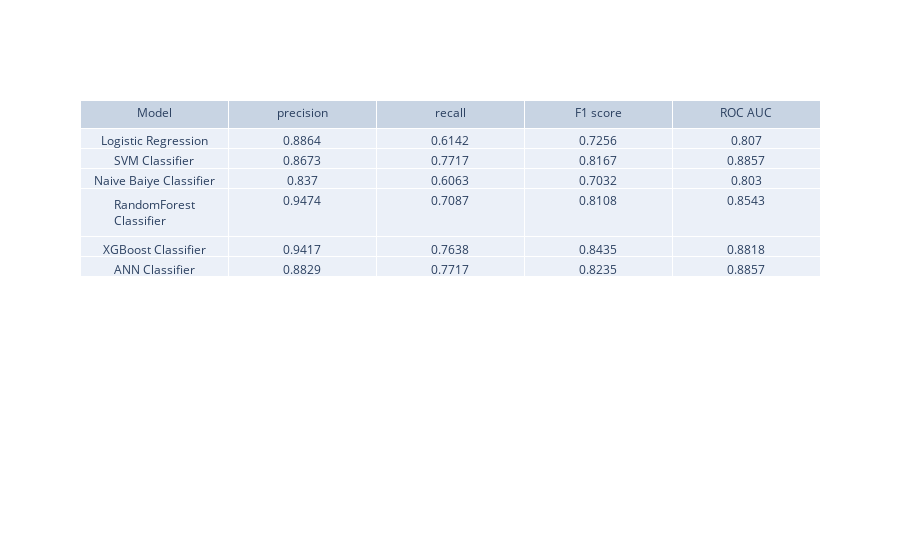
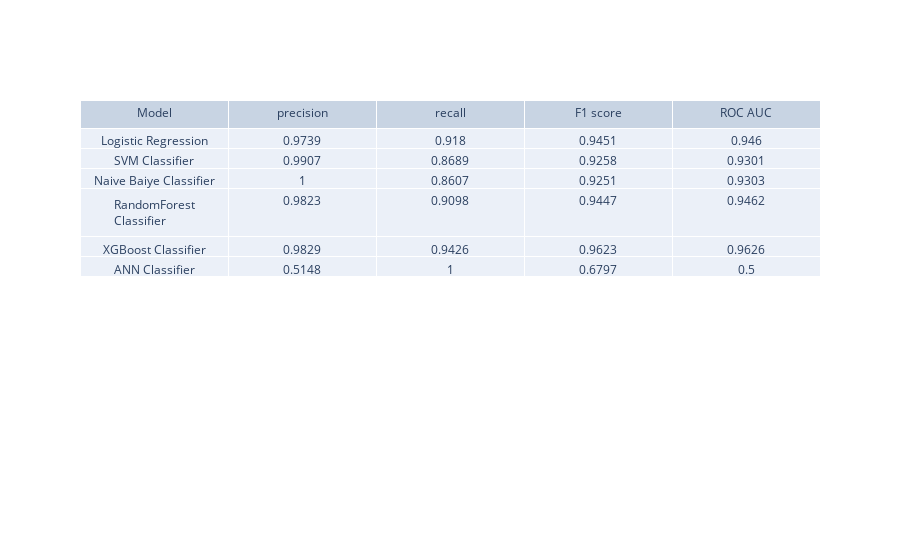
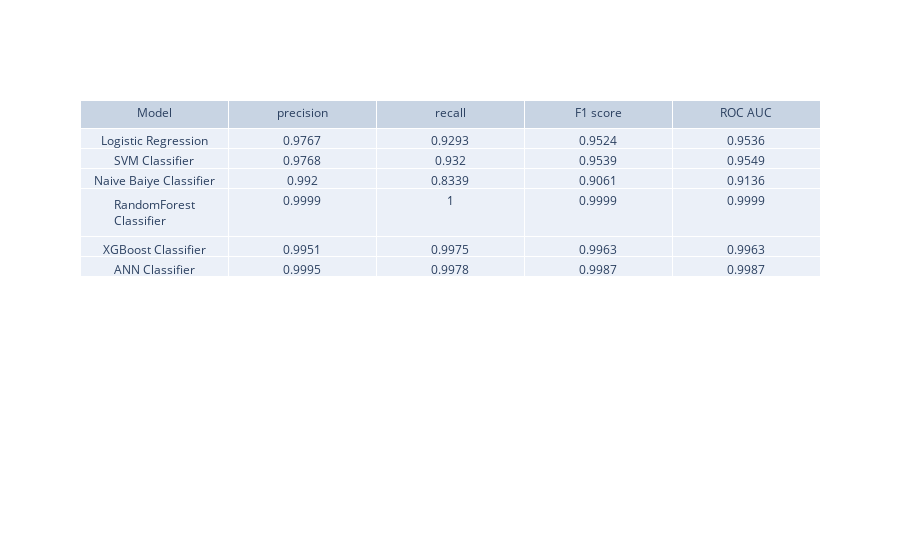

Notebook code for these charts, in order:
### Code cell
import plotly.graph_objects as go
model_list=['Logistic Regression','SVM Classifier','Naive Baiye Classifier','RandomForest Classifier',
             'XGBoost Classifier','ANN Classifier']
parameters=['Model', 'precision','recall','F1 score','ROC AUC']
ori=np.asarray([precision_t,recall_t,f1_t,auc_t]).round(4)
us=np.asarray([precision_us_t,recall_us_t,f1_us_t,auc_us_t]).round(4)
os=np.asarray([precision_os_t,recall_os_t,f1_os_t,auc_os_t]).round(4)
fig1 = go.Figure(data=[go.Table(header=dict(values=parameters),cells=dict(values=[model_list,ori[0,:],ori[1,:],ori[2,:],ori[3,:]]))])
fig2 = go.Figure(data=[go.Table(header=dict(values=parameters),cells=dict(values=[model_list,us[0,:],us[1,:],us[2,:],us[3,:]]))])
fig3 = go.Figure(data=[go.Table(header=dict(values=parameters),cells=dict(values=[model_list,os[0,:],os[1,:],os[2,:],os[3,:]]))])                               
print('=============================== Model Test Results with Original Dataset===============================' "\n") 
fig1.show()    
print('=============================== Model Test Results with Undersampling Dataset===============================' "\n") 
fig2.show()  
print('=============================== Model Test Results with Oversampling Dataset===============================' "\n") 
fig3.show()

### Figure 1 — Plotly figure (JSON) as saved in the notebook; plotly's stock layout.template omitted (floating-point values rounded to 4 significant figures)
{"data": [{"cells": {"values": [["Logistic Regression", "SVM Classifier", "Naive Baiye Classifier", "RandomForest Classifier", "XGBoost Classifier", "ANN Classifier"], [0.8864, 0.8673, 0.837, 0.9474, 0.9417, 0.8829], [0.6142, 0.7717, 0.6063, 0.7087, 0.7638, 0.7717], [0.7256, 0.8167, 0.7032, 0.8108, 0.8435, 0.8235], [0.807, 0.8857, 0.803, 0.8543, 0.8818, 0.8857]]}, "header": {"values": ["Model", "precision", "recall", "F1 score", "ROC AUC"]}, "type": "table"}], "layout": {}}

### Figure 2 — Plotly figure (JSON) as saved in the notebook; plotly's stock layout.template omitted (floating-point values rounded to 4 significant figures)
{"data": [{"cells": {"values": [["Logistic Regression", "SVM Classifier", "Naive Baiye Classifier", "RandomForest Classifier", "XGBoost Classifier", "ANN Classifier"], [0.9739, 0.9907, 1, 0.9823, 0.9829, 0.5148], [0.918, 0.8689, 0.8607, 0.9098, 0.9426, 1], [0.9451, 0.9258, 0.9251, 0.9447, 0.9623, 0.6797], [0.946, 0.9301, 0.9303, 0.9462, 0.9626, 0.5]]}, "header": {"values": ["Model", "precision", "recall", "F1 score", "ROC AUC"]}, "type": "table"}], "layout": {}}

### Figure 3 — Plotly figure (JSON) as saved in the notebook; plotly's stock layout.template omitted (floating-point values rounded to 4 significant figures)
{"data": [{"cells": {"values": [["Logistic Regression", "SVM Classifier", "Naive Baiye Classifier", "RandomForest Classifier", "XGBoost Classifier", "ANN Classifier"], [0.9767, 0.9768, 0.992, 0.9999, 0.9951, 0.9995], [0.9293, 0.932, 0.8339, 1, 0.9975, 0.9978], [0.9524, 0.9539, 0.9061, 0.9999, 0.9963, 0.9987], [0.9536, 0.9549, 0.9136, 0.9999, 0.9963, 0.9987]]}, "header": {"values": ["Model", "precision", "recall", "F1 score", "ROC AUC"]}, "type": "table"}], "layout": {}}
